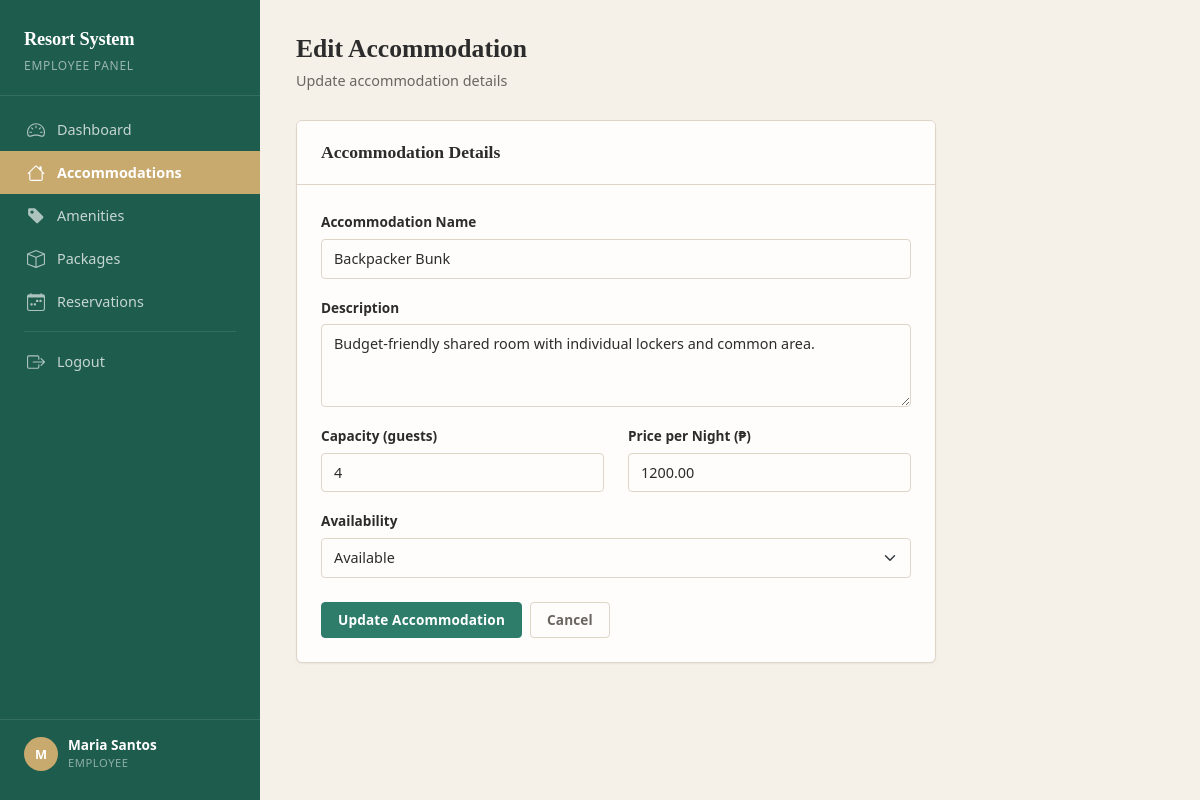
/employee/edit_accommodation.php?id=6 (signed in), run on the app's committed database.
### tables this page shows
CREATE TABLE `tbl_accommodations` (
  `accommodation_id` int(11) NOT NULL,
  `accommodation_name` varchar(100) NOT NULL,
  `description` text DEFAULT NULL,
  `capacity` int(11) NOT NULL,
  `price_per_night` decimal(10,2) NOT NULL,
  `availability_status` enum('available','unavailable') NOT NULL DEFAULT 'available',
  `image_url` varchar(255) DEFAULT NULL
);

### employee/edit_accommodation.php (the view, shortened to what this page needs)
<?php
require_once 'includes/header.php';
require_once '../db.php';
$id = (int)($_GET['id'] ?? 0);
$row = mysqli_fetch_assoc(mysqli_query($conn, "SELECT * FROM tbl_accommodations WHERE accommodation_id = $id"));
?>
<?php include 'includes/sidebar.php'; ?>
<div class="main-content">
    <div class="page-header"><h1>Edit Accommodation</h1><p>Update accommodation details</p></div>
    <div class="form-card card">
        <div class="card-header"><h2>Accommodation Details</h2></div>
        <div class="card-body">
            <form method="POST" action="">
                <div class="mb-3"><label for="accommodation_name" class="form-label">Accommodation Name</label><input type="text" class="form-control" id="accommodation_name" name="accommodation_name" required value="<?= htmlspecialchars($row['accommodation_name']) ?>"></div>
                <div class="mb-3"><label for="description" class="form-label">Description</label><textarea class="form-control" id="description" name="description" rows="3"><?= htmlspecialchars($row['description']) ?></textarea></div>
                <div class="row mb-3">
                    <div class="col-md-6"><label for="capacity" class="form-label">Capacity (guests)</label><input type="number" class="form-control" id="capacity" name="capacity" min="1" required value="<?= $row['capacity'] ?>"></div>
                    <div class="col-md-6"><label for="price_per_night" class="form-label">Price per Night (₱)</label><input type="number" class="form-control" id="price_per_night" name="price_per_night" step="0.01" min="0" required value="<?= $row['price_per_night'] ?>"></div>
                </div>
                <div class="mb-4"><label for="availability_status" class="form-label">Availability</label><select class="form-select" id="availability_status" name="availability_status" required><option value="available" <?= $row['availability_status'] == 'available' ? 'selected' : '' ?>>Available</option><option value="unavailable" <?= $row['availability_status'] == 'unavailable' ? 'selected' : '' ?>>Unavailable</option></select></div>
                <div class="d-flex gap-2"><button type="submit" class="btn btn-primary">Update Accommodation</button><a href="accommodations.php" class="btn btn-outline-secondary">Cancel</a></div>
            </form>
        </div>
    </div>
</div>
</body>
</html>

### assets/css/style.css (style rules this page uses)
:root { --color-primary: #2E7D6B; --color-primary-hover: #256858; --color-primary-active: #1E5C4E; --color-sidebar: #1E5C4E; --color-sidebar-hover: #17493e; --color-accent: #C8A96E; --color-accent-hover: #b8993e; --color-surface: #F5F0E8; --color-white: #FEFDFB; --color-text: #2C2C2C; --color-text-muted: #6B6560; --color-border: #DDD5C8; --color-border-light: #EBE6DE; --color-danger: #C0392B; --color-danger-hover: #A93226; --color-warning: #D4A017; --color-warning-hover: #B8860B; --color-success: #2E7D6B; --color-info: #5B8FA8; --sidebar-width: 260px; --header-height: 0px; --radius-sm: 4px; --radius-md: 6px; --radius-lg: 8px; --shadow-sm: 0 1px 2px rgba(44, 44, 44, 0.06); --shadow-md: 0 2px 8px rgba(44, 44, 44, 0.08); --shadow-lg: 0 4px 16px rgba(44, 44, 44, 0.10); --transition-fast: 150ms ease-out; --transition-normal: 200ms ease-out; }
*, *::before, *::after { box-sizing: border-box; }
body { font-family: system-ui, -apple-system, "Segoe UI", sans-serif; background-color: var(--color-surface); color: var(--color-text); margin: 0; padding: 0; line-height: 1.6; -webkit-font-smoothing: antialiased; }
h1, h2, h3, h4, h5, h6 { font-family: Georgia, "Times New Roman", serif; font-weight: 700; color: var(--color-text); margin-top: 0; line-height: 1.3; }
a { color: var(--color-primary); text-decoration: none; transition: color var(--transition-fast); }
.main-content { margin-left: var(--sidebar-width); padding: 32px 36px; min-height: 100vh; }
.page-header { margin-bottom: 28px; }
.page-header h1 { font-size: 1.6rem; margin-bottom: 4px; }
.page-header p { color: var(--color-text-muted); margin: 0; font-size: 0.9rem; }
.card { background: var(--color-white); border: 1px solid var(--color-border); border-radius: var(--radius-md); box-shadow: var(--shadow-sm); transition: box-shadow var(--transition-normal); }
.card-header { background: var(--color-white); border-bottom: 1px solid var(--color-border); padding: 16px 20px; font-weight: 600; }
.card-body { padding: 20px; }
.btn { font-weight: 600; font-size: 0.85rem; padding: 7px 16px; border-radius: var(--radius-sm); transition: all var(--transition-fast); letter-spacing: 0.01em; }
.btn-primary { background-color: var(--color-primary); border-color: var(--color-primary); color: #fff; }
.btn-outline-secondary { border-color: var(--color-border); color: var(--color-text-muted); }
.form-control, .form-select { border: 1px solid var(--color-border); border-radius: var(--radius-sm); font-size: 0.9rem; padding: 8px 12px; transition: border-color var(--transition-fast), box-shadow var(--transition-fast); background-color: var(--color-white); color: var(--color-text); }
.form-control::placeholder { color: var(--color-text-muted); opacity: 0.6; }
.form-label { font-weight: 600; font-size: 0.85rem; margin-bottom: 6px; color: var(--color-text); }
.form-card { background: var(--color-white); border: 1px solid var(--color-border); border-radius: var(--radius-md); box-shadow: var(--shadow-sm); max-width: 640px; }
.form-card .card-header { padding: 20px 24px; }
.form-card .card-body { padding: 24px; }
.form-card .card-header h2 { font-size: 1.1rem; margin: 0; font-family: Georgia, serif; }

### data on the page
tbl_accommodations: accommodation_name "Backpacker Bunk", description "Budget-friendly shared room with individual lockers and common area.", capacity "4", price_per_night "1200.00", availability_status "Available"

### other printed values
substr($_SESSION['full_name'], 0, 1) "M"
$_SESSION['full_name'] "Maria Santos"
$_SESSION['role'] "EMPLOYEE"
